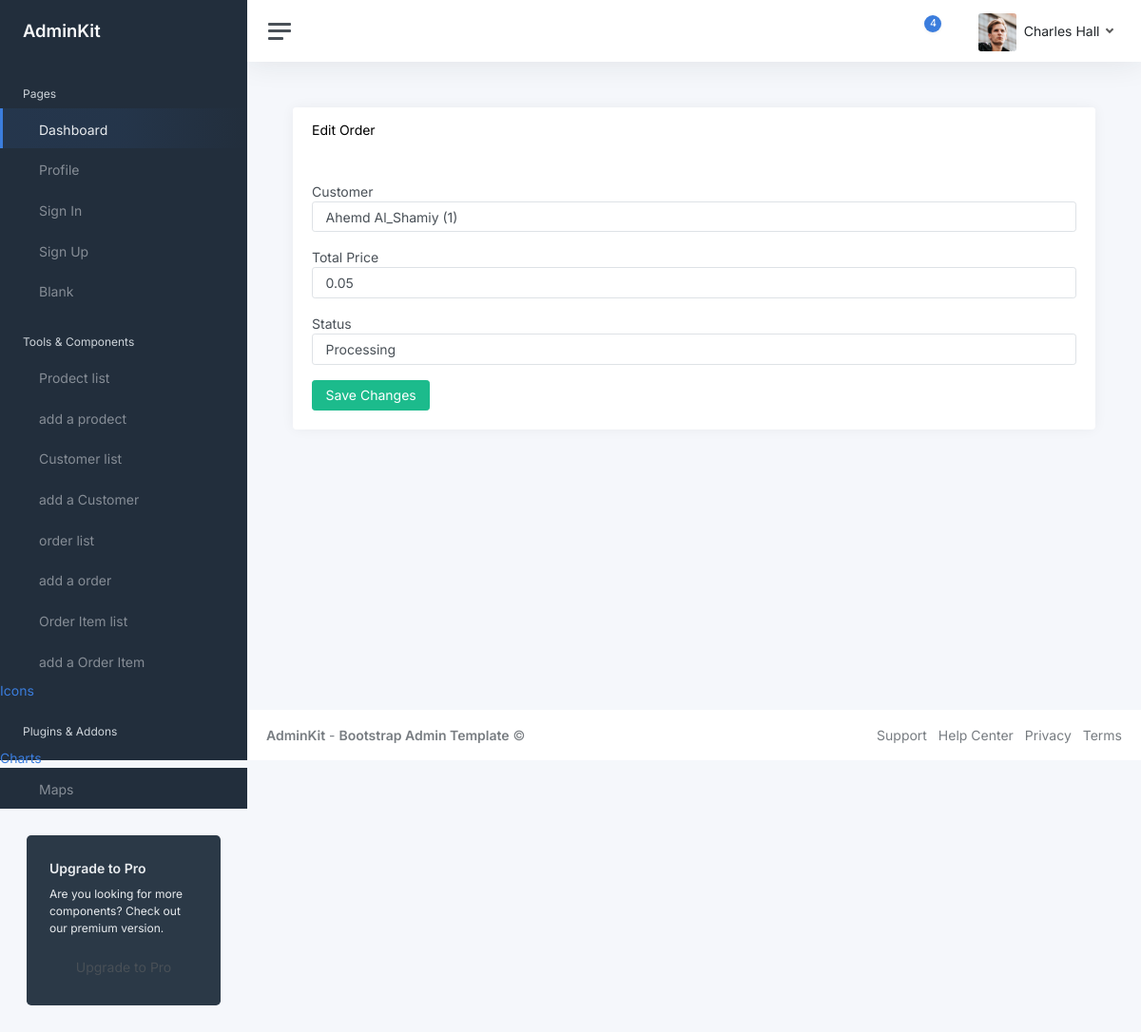
Screenshot of /dashboard/edit-order/1/ (signed in) with the database file from the repository.
### shop/models.py (models this page shows, shortened)
class Order(models.Model):
     ID=models.AutoField(primary_key=True)
     customer_name=models.CharField(max_length=100, verbose_name="Customer Name")
     customer_id = models.ForeignKey(
        Customer,
        on_delete=models.CASCADE,
        related_name='orders',
        verbose_name="Customer_id"
    )
     order_date = models.DateTimeField(auto_now_add=True, verbose_name="Order Date")
     STATUS_CHOICES = [
        ('Pending','Pending'),
        ('Processing','Processing'),
        ('Shipped','Shipped'),
        ('Delivered','Delivered'),
    ]
     status = models.CharField(
        max_length=20,
        choices=STATUS_CHOICES,
        default='Pending',
        verbose_name="Order Status "
    )
     total_price = models.DecimalField(max_digits=10, decimal_places=2, default=0.00, verbose_name="Total Price")

### shop/views.py (the view, shortened to what this page needs)
# urls.py: path('dashboard/edit-order/<int:Pk>/', views.edit_a_order, name='edit_a_order'),
@login_required(login_url='login')
@user_passes_test(is_admin)
def edit_a_order(request,Pk):
    order=Order.objects.get(ID=Pk)
    form=OrderForm(instance=order)
    return render(request, 'dashboard/edit-a-order.html',{'form':form})

### shop/forms.py
class OrderForm(forms.ModelForm):
    class Meta:
        model = Order
        fields = ['customer_id', 'total_price', 'status']
        widgets = {
            'customer_id': forms.Select(attrs={'class': 'form-control'}),
            'total_price': forms.NumberInput(attrs={'class': 'form-control', 'placeholder': '0.00'}),
            'status': forms.Select(attrs={'class': 'form-control'}),
        }

### shop/models.py (called while the page is built)
    def __str__(self):
        return f"{self.fname} {self.lname} ({self.ID})"

### shop/views.py (called while the page is built)
def is_admin(user):
    return user.is_staff

### shop/templates/dashboard/edit-a-order.html (shortened to what this page needs)
{% extends "dashboard/base.html" %}
{% block content %}
<main class="content">
    <form method="post">
        <div class="card">
            <div class="card-header">
                <h5>Edit Order</h5>
            </div>
            <div class="card-body">
                <div class="mb-3">
                    <label>Customer</label>
                    {{ form.customer_id }}
                </div>
                <div class="mb-3">
                    <label>Total Price</label>
                    {{ form.total_price }}
                </div>
                <div class="mb-3">
                    <label>Status</label>
                    {{ form.status }}
                </div>
                <button type="submit" class="btn btn-success">Save Changes</button>
            </div>
        </div>
    </form>
</main>
{% endblock %}

### rows the page displays
Order: customer_id "Ahemd Al_Shamiy (1)", total_price "0.05", status "Processing"
